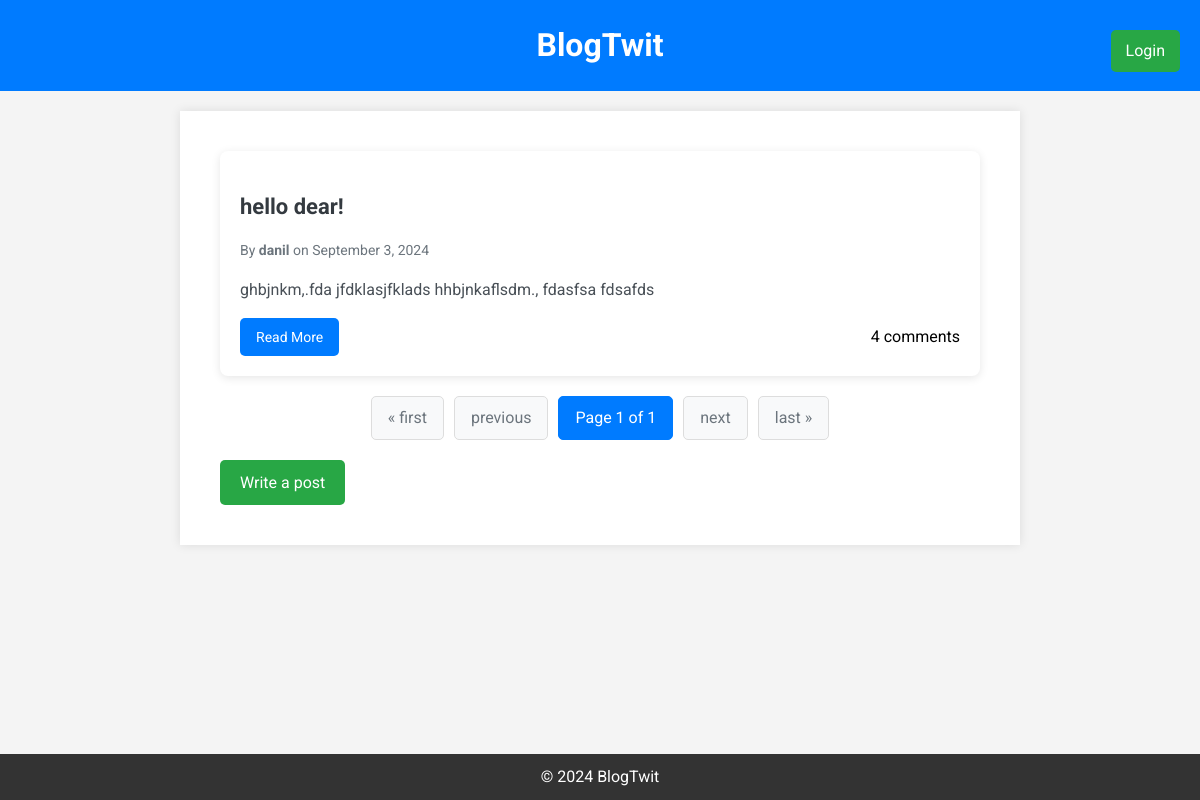
Before: / with the older database file.
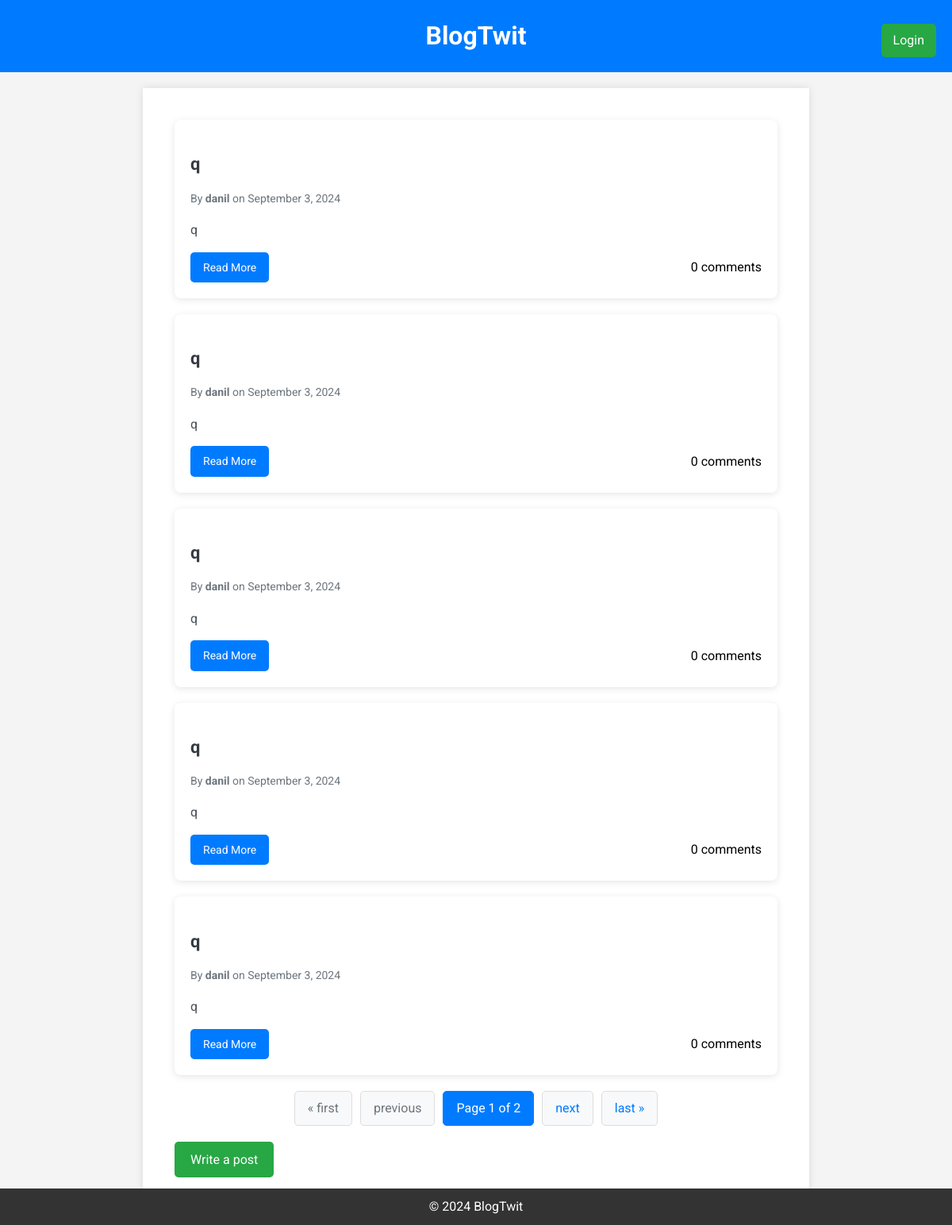
After: the same page with the newer database file.
### blog/models.py (models this page shows, shortened)
class Post(models.Model):
    title = models.CharField(max_length=100)
    content = models.TextField()
    author = models.ForeignKey('auth.User', on_delete=models.CASCADE)
    created_at = models.DateTimeField(auto_now_add=True)
    updated_at = models.DateTimeField(auto_now=True)

### blog/views.py (the view)
# urls.py: path("", post_list, name="post_list"),
def post_list(request):
    post_list = Post.objects.all().order_by('-created_at')
    paginator = Paginator(post_list, 5)
    page_number = request.GET.get('page')
    page_obj = paginator.get_page(page_number)
    return render(request, 'blog/blog_list.html', {'page_obj': page_obj})

### config/context_processors.py (called while the page is built)
def base_site_processor(request):
    return {
        'main_site_name': settings.SITE_NAME
    }

### templates/blog/blog_list.html (shortened to what this page needs)
{% extends 'blog/base.html' %}
{% block content %}
<div class="container">
    {% for post in page_obj %}
    <div class="post">
        <h2>{{ post.title }}</h2>
        <p class="post-meta">By <strong>{{ post.author.username }}</strong> on {{ post.created_at|date:"F j, Y" }}</p>
        <p class="post-content">{{ post.content|truncatewords:30 }}</p>
        <div class="post-actions">
            <div class="post-buttons">
                <a href="{% url 'post_detail' post.id %}" class="btn detail-button">Read More</a>
            </div>
            <span>{{ post.comment_set.count }} comments</span>
        </div>
    </div>
    {% empty %}
    <p class="no-posts">No posts available.</p>
    {% endfor %}
    <div class="pagination">
        {% if page_obj.has_previous %}
            <a href="?page=1">&laquo; first</a>
            <a href="?page={{ page_obj.previous_page_number }}">previous</a>
        {% else %}
            <span class="disabled">&laquo; first</span>
            <span class="disabled">previous</span>
        {% endif %}
        <span class="current">Page {{ page_obj.number }} of {{ page_obj.paginator.num_pages }}</span>
        {% if page_obj.has_next %}
            <a href="?page={{ page_obj.next_page_number }}">next</a>
            <a href="?page={{ page_obj.paginator.num_pages }}">last &raquo;</a>
        {% else %}
            <span class="disabled">next</span>
            <span class="disabled">last &raquo;</span>
        {% endif %}
    </div>
    <a href="{% url 'post_create' %}" class="new-post-button">Write a post</a>
</div>
{% endblock %}

### templates/blog/base.html (shortened to what this page needs)
<!DOCTYPE html>
<html lang="en">
<head>
</head>
<body>
    <header>
        <a style="color: white; text-decoration: none" href="{% url "post_list" %}"><h1>{% block header %}{{ main_site_name }}{% endblock %}</h1></a>
        <div class="nav-right">
            {% if user.is_authenticated %}
                <span>Welcome, {{ user.username }}!</span>
                <a href="{% url 'logout' %}" class="button logout-button">Logout</a>
            {% else %}
                <a href="{% url 'login' %}" class="button">Login</a>
            {% endif %}
        </div>
    </header>
    <main>
        {% block content %}
        {% endblock %}
    </main>
    <footer>
        {% block footer %}© 2024 {{ main_site_name }}{% endblock %}
    </footer>
</body>
</html>

### templates/blog/blog_list.html (style rules this page uses)
.container { max-width: 800px; margin: 0 auto; padding: 20px; }
.post { background-color: #ffffff; margin-bottom: 20px; padding: 20px; border-radius: 8px; box-shadow: 0 2px 10px rgba(0, 0, 0, 0.1); position: relative; }
.post h2 { margin-bottom: 10px; font-size: 22px; color: #343a40; }
.post-meta { font-size: 14px; color: #6c757d; margin-bottom: 10px; }
.post-content { font-size: 16px; color: #495057; margin-bottom: 15px; }
.post-actions { display: flex; justify-content: space-between; align-items: center; }
.post-buttons { display: flex; gap: 10px; }
.btn { padding: 8px 16px; color: #ffffff; text-decoration: none; border-radius: 5px; transition: background-color 0.3s ease; font-size: 14px; }
.detail-button { background-color: #007bff; }
.new-post-button { display: inline-block; padding: 10px 20px; margin-top: 20px; color: #ffffff; background-color: #28a745; text-decoration: none; border-radius: 5px; transition: background-color 0.3s ease; }
.pagination { display: flex; justify-content: center; margin-top: 20px; }
.pagination a, .pagination span { margin: 0 5px; padding: 8px 16px; text-decoration: none; color: #007bff; background-color: #f8f9fa; border: 1px solid #ddd; border-radius: 5px; transition: background-color 0.3s ease; }
.pagination .current { background-color: #007bff; color: white; border-color: #007bff; }
.pagination .disabled { color: #6c757d; background-color: #f8f9fa; border-color: #ddd; }

### templates/blog/base.html (style rules this page uses)
body { font-family: 'Roboto', sans-serif; background-color: #f4f4f4; margin: 0; padding: 0; line-height: 1.6; }
header { background-color: #007bff; color: white; padding: 20px 0; text-align: center; position: relative; }
header h1 { margin: 0; }
.nav-right { position: absolute; right: 20px; top: 20px; display: flex; align-items: center; gap: 10px; }
.button { background-color: #28a745; color: white; padding: 10px 15px; text-decoration: none; border-radius: 5px; }
main { max-width: 800px; margin: 20px auto; padding: 20px; background-color: white; box-shadow: 0 0 10px rgba(0, 0, 0, 0.1); }
footer { background-color: #333; color: white; text-align: center; padding: 10px 0; position: fixed; width: 100%; bottom: 0; }
.button { display: inline-block; margin-top: 10px; padding: 8px 15px; color: #fff; text-decoration: none; border-radius: 5px; transition: background-color 0.3s ease; }

Changed rows visible on the page:
no longer on this page (row unchanged): Post: title "hello dear!", author.username "danil", created_at "September 3, 2024", content "ghbjnkm,.fda jfdklasjfklads hhbjnkaflsdm., fdasfsa fdsafds", comment_set.count "4"
added Post: title "q", author.username "danil", created_at "September 3, 2024", content "q", comment_set.count "0"
added Post: title "q", author.username "danil", created_at "September 3, 2024", content "q", comment_set.count "0"
added Post: title "q", author.username "danil", created_at "September 3, 2024", content "q", comment_set.count "0"
added Post: title "q", author.username "danil", created_at "September 3, 2024", content "q", comment_set.count "0"
added Post: title "q", author.username "danil", created_at "September 3, 2024", content "q", comment_set.count "0"
Other visible differences:
{{ page_obj.paginator.num_pages }}: "1" → "2"
